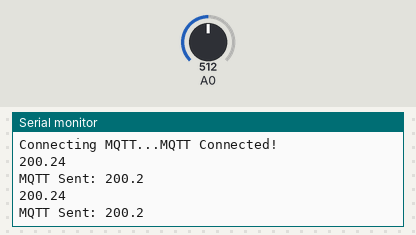
A sketch run on a simulated Arduino Uno R4 WiFi. Parts: the last lines printed to the serial monitor. Inputs (shaded band) come from the test bench; at power-on: A0 = 512. WiFi joins after 1.5 s; servers stay silent unless stated; random numbers use the default seed unless the sketch sets one; no MQTT or app messages arrive unless stated.

Above: at 2.7 s.
2.8 s: A0 set to 716
At 4.1 s:
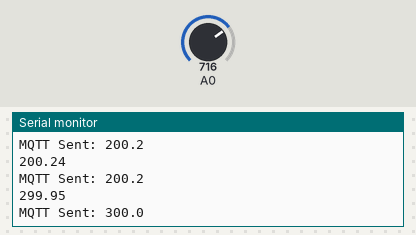
4.3 s: A0 set to 900
At 5.4 s:
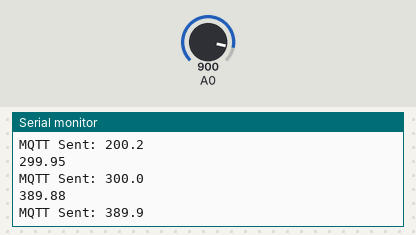
Timing chart, 0 to 7.3 s (numbered marks = the images above; inputs shaded):
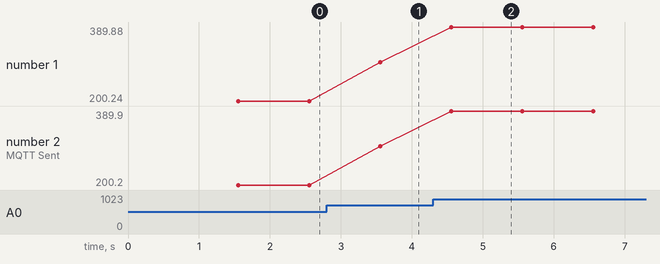

The sketch:

Publish2.ino
```cpp
#include <WiFiS3.h>
#include <PubSubClient.h>

// ================= WIFI =================
const char* ssid = "Kuncan";
const char* password = "25102548";

// ================= MQTT =================
const char* mqtt_server = "phycom.it.kmitl.ac.th";
const int mqtt_port = 1883;
const char* topic = "68070023/temp"; // ใส่เอาเอง

WiFiClient wifiClient;
PubSubClient client(wifiClient);

// ================= CONNECT WIFI =================
void connectWiFi() {
  Serial.print("Connecting WiFi");

  WiFi.begin(ssid, password);

  while (WiFi.status() != WL_CONNECTED) {
    delay(500);
    Serial.print(".");
  }

  Serial.println();
  Serial.println("WiFi Connected!");
  Serial.print("IP Address: ");
  Serial.println(WiFi.localIP());
}

// ================= CONNECT MQTT =================
void connectMQTT() {
  while (!client.connected()) {
    Serial.print("Connecting MQTT...");

    String clientId = "ArduinoR4-";
    clientId += String(random(0xffff), HEX);

    if (client.connect(clientId.c_str())) {
      Serial.println("MQTT Connected!");
    } else {
      Serial.print("Failed, rc=");
      Serial.println(client.state());
      delay(2000);
    }
  }
}

// ================= SETUP =================
void setup() {
  Serial.begin(9600);
  connectWiFi();
  pinMode(A0, INPUT);
  client.setServer(mqtt_server, mqtt_port);
  connectMQTT();
}

// ================= LOOP =================
void loop() {
  if (WiFi.status() != WL_CONNECTED) {
    connectWiFi();
  }
  if (!client.connected()) {
    connectMQTT();
  }
  client.loop();

  int tempraw = analogRead(A0); // อ่านค่า
  float voltage = (tempraw * 5.0) / 1023.0;
  float temp = (voltage - 0.50) * 100.0;

  char message[20];
  dtostrf(temp, 0, 1, message);
  Serial.println(temp);

  if (client.publish(topic, message)) { // ส่งข้อความขึ้น mqtt
    Serial.print("MQTT Sent: ");
    Serial.println(message);
  } else {
    Serial.println("MQTT Send Failed!");
  }

  delay(1000);
}
```

Measured:
- after the input at 2.8 s, the serial monitor: prints a new line after 0.76 s (image 1)
- after the input at 4.3 s, the serial monitor: prints a new line after 0.26 s (image 2)
- plotted number 1: 200.24 → 299.95 after the input at 2.8 s, 299.95 → 389.88 after the input at 4.3 s
- plotted number 2: 200.2 → 300 after the input at 2.8 s, 300 → 389.9 after the input at 4.3 s
